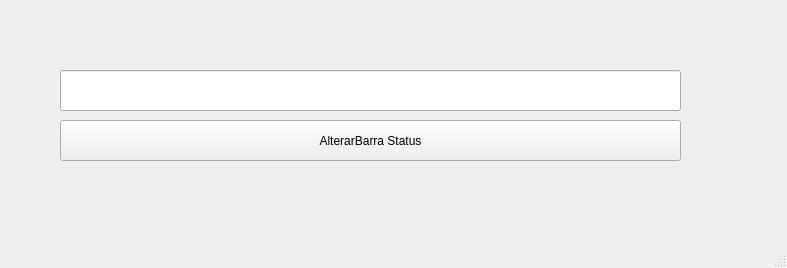
<?xml version="1.0" encoding="UTF-8"?>
<ui version="4.0">
 <class>MainWindow</class>
 <widget class="QMainWindow" name="MainWindow">
  <property name="geometry">
   <rect>
    <x>0</x>
    <y>0</y>
    <width>787</width>
    <height>268</height>
   </rect>
  </property>
  <property name="windowTitle">
   <string>Aula Barra Status e Barra de Título</string>
  </property>
  <widget class="QWidget" name="centralwidget">
   <widget class="QLineEdit" name="txtMensagem">
    <property name="geometry">
     <rect>
      <x>60</x>
      <y>70</y>
      <width>621</width>
      <height>41</height>
     </rect>
    </property>
    <property name="font">
     <font>
      <pointsize>16</pointsize>
     </font>
    </property>
   </widget>
   <widget class="QPushButton" name="btnAlterarBarraStatus">
    <property name="geometry">
     <rect>
      <x>60</x>
      <y>120</y>
      <width>621</width>
      <height>41</height>
     </rect>
    </property>
    <property name="text">
     <string>AlterarBarra Status</string>
    </property>
   </widget>
  </widget>
  <widget class="QMenuBar" name="menubar">
   <property name="geometry">
    <rect>
     <x>0</x>
     <y>0</y>
     <width>787</width>
     <height>26</height>
    </rect>
   </property>
  </widget>
  <widget class="QStatusBar" name="statusbar"/>
 </widget>
 <resources/>
 <connections/>
</ui>
